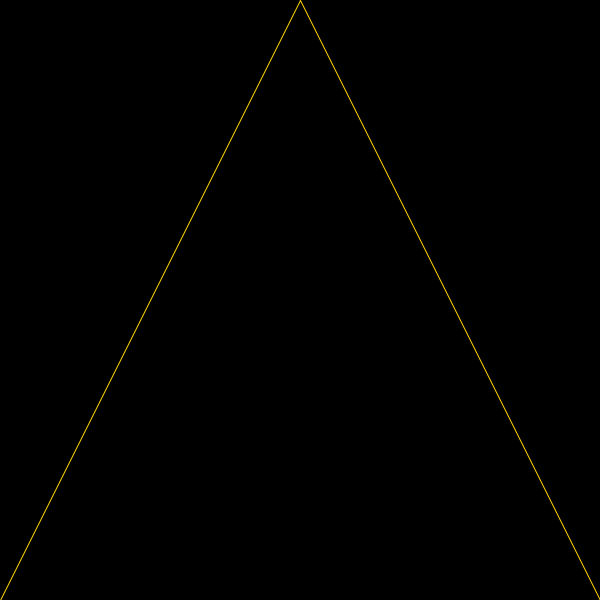
Frame 1 (no input)
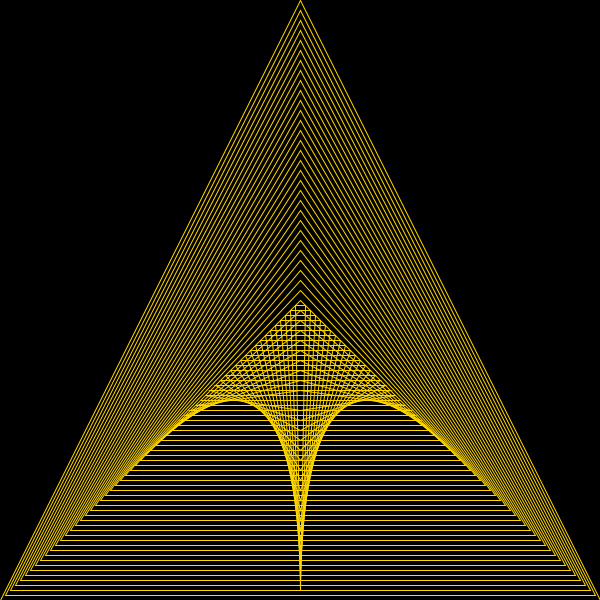
Frame 60 (the mouse pressed at the canvas centre just before this capture)
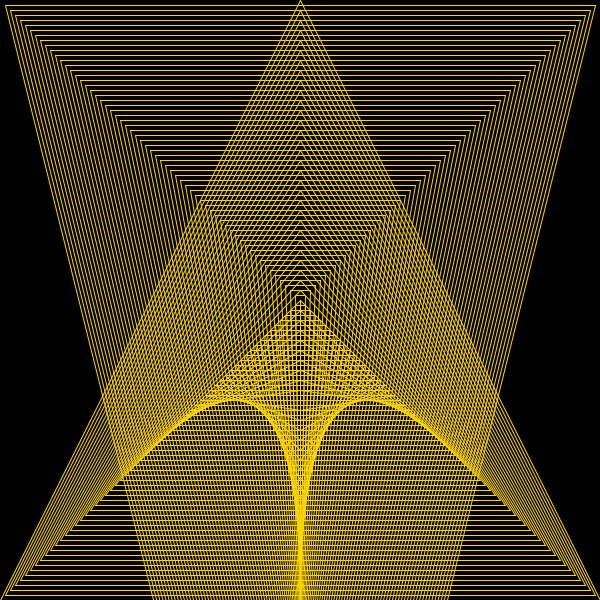
Frame 120 (the mouse held since frame 60 and released just before this capture)

The Processing sketch that drew these frames (run headless with seeded random() and noise(); from frame 60 on, the mouse is pressed at the canvas centre):

// Processing sketch: sketch_2_parabolas
// ── sketch_2_parabolas.pde
void setup(){
  size(600,600);
  background(0);
}
float x=0;
void draw(){
  fill(0,0,0,0);
  stroke(255, 215,0);
  triangle(300,0+x+x,0+x,600-x,600-x,600-x);
  x+=5;
  //delay(1000);
}
